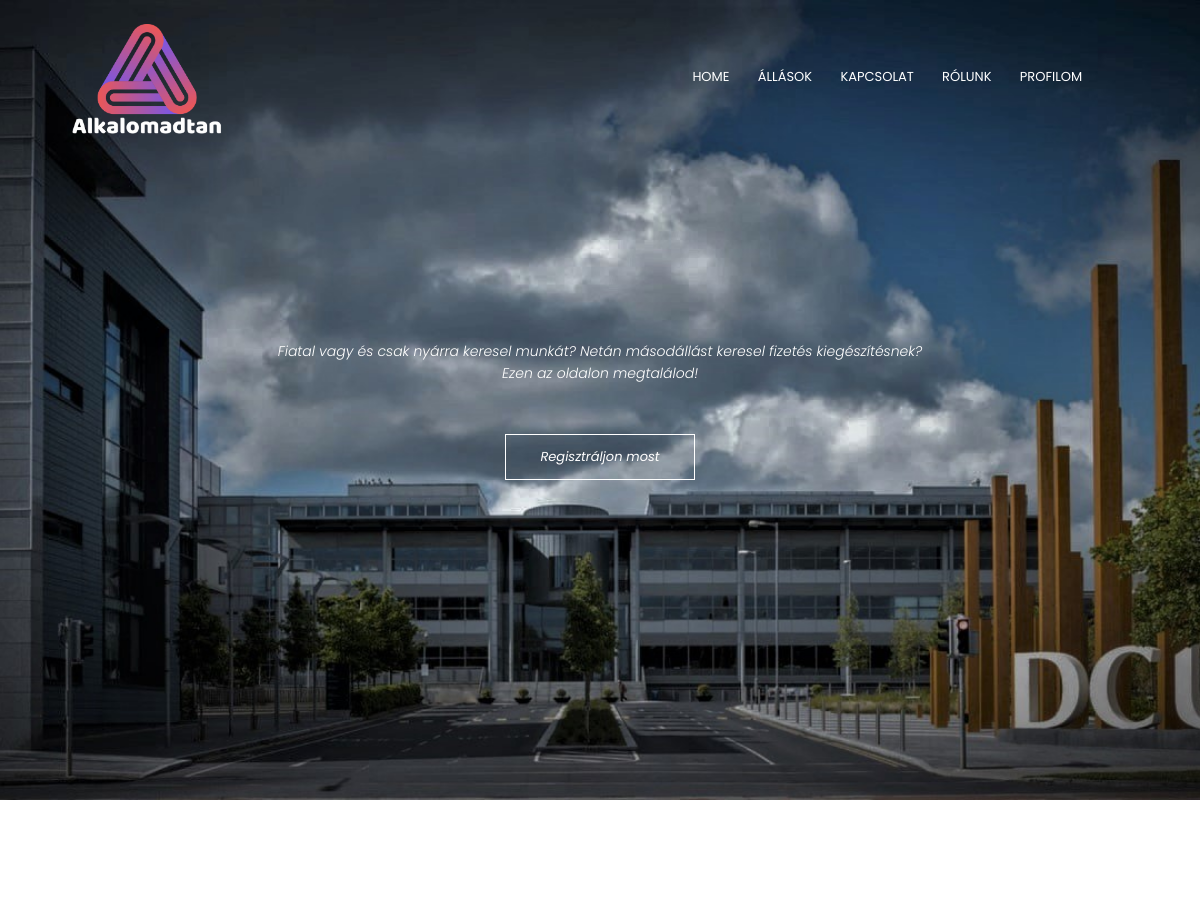
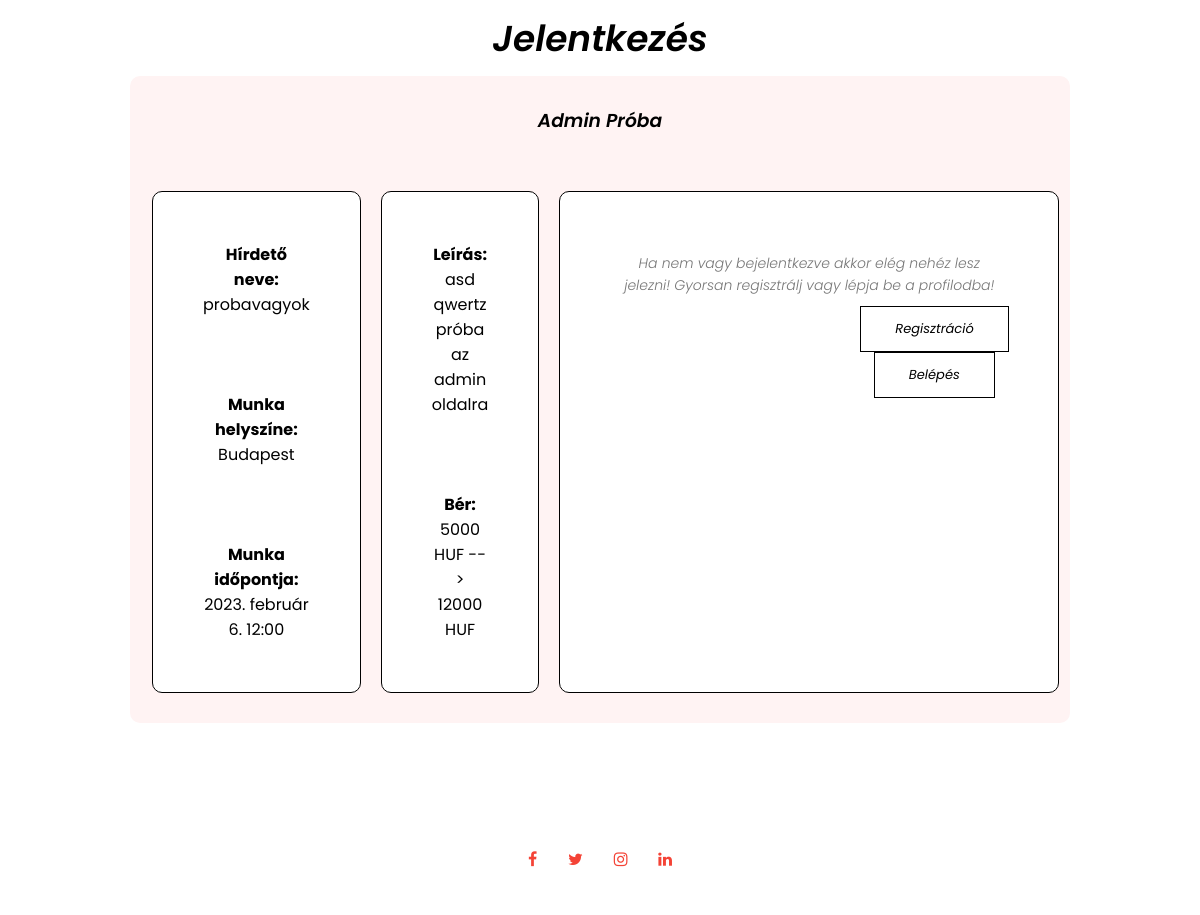
The app's page /munkak/1 with its own data (2 pictures, top to bottom).
### app/models.py (models this page shows)
class Munka(models.Model):
    class Meta:
        ordering = ["-katt"]
    nev = models.CharField(max_length=255, null=False)
    leiras = models.TextField(default="", null=False)
    helye = models.CharField(default="", max_length=255)
    katt = models.IntegerField(default=0)
    publikalo = models.ForeignKey(settings.AUTH_USER_MODEL, on_delete=models.CASCADE)
    berMin = models.IntegerField(null=False)
    berMax = models.IntegerField(null=True)
    munkaKezd = models.DateTimeField()
    def __str__(self):
        return f"Azon:{self.id}, Munka neve: {self.nev}, publikáló: {self.publikalo}"

### app/views.py (the view)
# urls.py: path("munkak/<int:munka_Id>", views.MunkaMegtekinto, name="MunkaReszlet"),
def MunkaMegtekinto(request, munka_Id):
    print(f"MunkaMegtekinto(request, {munka_Id}) / Részletes munka megtekintő")
    eredmeny = ""
    try:
        eredmeny = Munka.objects.get(id=munka_Id)
        eredmeny.katt = eredmeny.katt+1
        eredmeny.save()
    except ObjectDoesNotExist:
        print("Nem található ilyen munka")
        eredmeny = "Nem volt ilyen munka"
    except MultipleObjectsReturned:
        print("Több munka van ezen az Id-n")
        eredmeny = "Több munka van ezen az id-n"
    print(eredmeny)
    print(type(eredmeny))
    print(eredmeny.helye)
    if request.POST:
        munkaJelentkezes = JelentkezesFormModel(request.POST, request.FILES)
        if munkaJelentkezes.is_valid():
            jelentkezesMento = munkaJelentkezes.save(commit=False)
            jelentkezesMento.munkaVallalo = User.objects.get(id=request.user.id)
            jelentkezesMento.ido = django.utils.timezone.now()
            jelentkezesMento.felhID = str(request.user.id)
            jelentkezesMento.munka = Munka.objects.get(id=munka_Id)
            jelentkezesMento.save()
            print(jelentkezesMento)
            redirect("ProfilJelentkezesek")
    else:
        munkaJelentkezes = JelentkezesFormModel()
    template = loader.get_template("app/jobApply.html")
    context = {
        "cim": "Profilod",
        "munka": eredmeny,
        "form": munkaJelentkezes
        }
    return HttpResponse(template.render(context,request))

### app/templates/app/jobApply.html (shortened to what this page needs)
{% extends 'app/layout/commonhead1.html' %}
{% block content %}
{% load static %}
<section class="jobs">
    <h1>Jelentkezés</h1>
        <div class="jobs-col job-apply">
            <h3>{{munka.nev}}</h3>
            <div class="row">
                <div class="description">
                    <h4>Hírdető neve:</h4>
                    <span>
                        {{munka.publikalo}}
                    </span>
                    <br><br><br><br>
                    <h4>Munka helyszíne:</h4>
                    <span>
                        {{munka.helye}}
                    </span>
                    <br><br><br><br>
                    <h4>Munka időpontja:</h4>
                    <span>
                        {{munka.munkaKezd}}
                    </span>
                </div>
                <div class="description">
                    <h4>Leírás:</h4>
                    <span>
                        {{munka.leiras}}
                    </span>
                    <br><br><br><br>
                    <h4>Bér:</h4>
                    <span>
                        {% if munka.berMax is None %}
                        {{munka.berMin}} HUF
                        {% else %}
                        {{munka.berMin}} HUF --> {{munka.berMax}} HUF
                        {% endif %}
                    </span>
                </div>
                <div class="description">
                    <div class="contact">
                        {% if user.is_authenticated %}
                            {% if form.errors %}
                            <ul class="errors">
                                {% for error in form.errors %}
                                    <li>{{ error }}</li>
                                {% endfor %}
                            </ul>
                            {% endif %}
                        {% comment %} form generálás {% endcomment %}
                        <form method="POST" enctype="multipart/form-data">
                            {% csrf_token %}
                            {% for field in form %}
                            <div>
                                <label>{{field.label}}</label>
                                <br>
                                {{field}}
                            </div>
                            {% endfor %}
                            <input type="submit" value="Elküld" class="hero-btn black-btn"/>
                        </form>
                        {% else %}
                            <div>
                                <p>Ha nem vagy bejelentkezve akkor elég nehéz lesz jelezni! Gyorsan regisztrálj vagy lépja be a profilodba!</p>
                                <a class="hero-btn black-btn place-btn" href="{% url 'tesztRegisztral' %}">Regisztráció</a>
                                <a class="hero-btn black-btn place-btn" href="{% url 'bejelentkezes_auth' %}">Belépés</a>
                            </div>
                        {% endif %}
                    </div>
                </div>
            </div>
        </div>
</section>
{% endblock %}

### app/static/style.css (style rules this page uses)
* { margin: 0; padding: 0; font-family: 'Poppins', sans-serif; }
.hero-btn { display: inline-block; text-decoration: none; color: #fff; border: 1px solid #fff; padding: 12px 34px; font-size: 13px; background: transparent; position: relative; cursor: pointer; }
.jobs { width: 80%; margin: auto; text-align: center; padding-top: 100px; }
h1 { font-size: 36px; font-weight: 600; }
p { color: #777; font-size: 14px; font-weight: 300; line-height: 22px; padding: 10px; }
.row { margin-top: 5%; display: flex; justify-content: space-between; }
.jobs-col { flex-basis: 31%; background-color: #fff3f3; border-radius: 10px; margin-bottom: 5%; padding: 20px 12px; box-sizing: border-box; transition: 0.5s; }
h3 { text-align: center; font-weight: 600; margin: 10px 0; }
.black-btn { border: 1px solid #000; background: transparent; color: #000; }
.place-btn { margin-left: 250px; }
.description { width: 500px; justify-content: space-between; background-color: #fff; border-radius: 10px; padding: 50px; margin: 10px 10px; box-sizing: border-box; border: #000 1px solid; }
@media (max-width:1200px) { .jobs-col { margin: 10px; } }
.jobs h1 { color: black; }
.jobs-col h3 { color: black; }
.description h4, span, label { color: black; font-style:normal; }

### records on screen
Munka: nev "Admin Próba", publikalo "probavagyok", helye "Budapest", munkaKezd "2023. február 6. 12:00", leiras "asd qwertz próba az admin oldalra", berMin "5000", berMax "12000"
